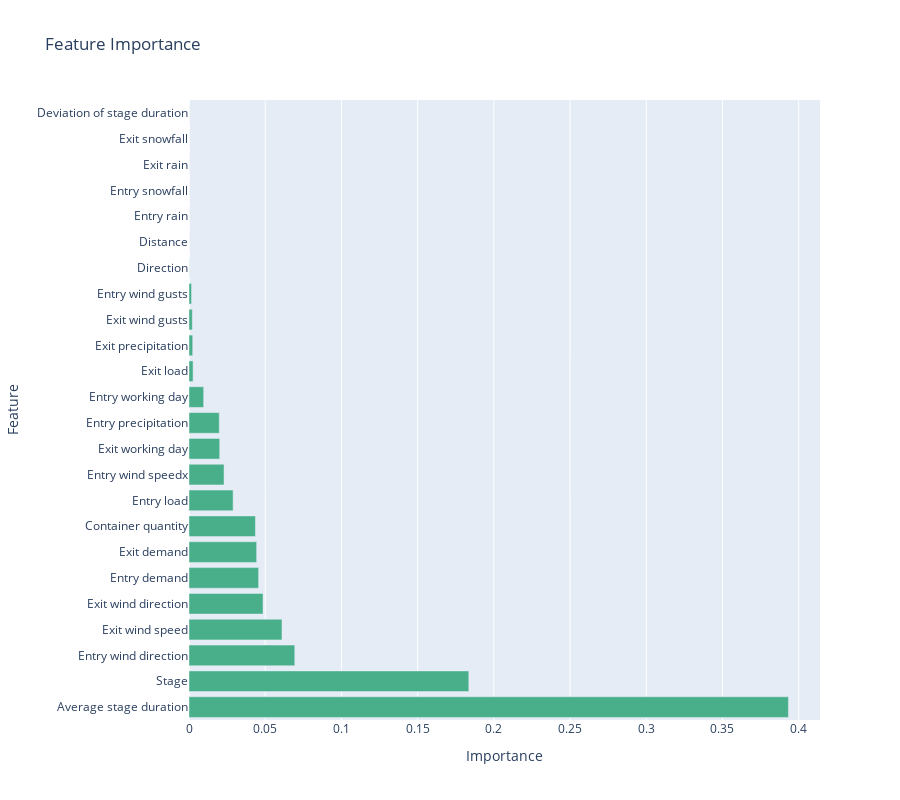

The cell this chart's notebook holds for it:
### Code cell
feature_rename = {
'Inverted':'Direction',
'PerfMean':'Average stage duration', 
'PerfStd':'Deviation of stage duration', 
'EntryLoad':'Entry load', 
'ExitLoad':'Exit load',
'EntryDemand':'Entry demand',
'ExitDemand':'Exit demand',
'Distance':'Distance',
'ContainerQuantity':'Container quantity',
'Stage':'Stage',
'Entry_Working_Day':'Entry working day',
'Exit_Working_Day':'Exit working day',
'Entry_precipitation_sum':'Entry precipitation',
'Entry_rain_sum':'Entry rain',
'Entry_snowfall_sum':'Entry snowfall',
'Entry_wind_speed_10m_max':'Entry wind speedx',
'Entry_wind_gusts_10m_max':'Entry wind gusts',
'Entry_wind_direction_10m_dominant':'Entry wind direction',
'Exit_precipitation_sum':'Exit precipitation',
'Exit_rain_sum':'Exit rain',
'Exit_snowfall_sum':'Exit snowfall',
'Exit_wind_speed_10m_max':'Exit wind speed',
'Exit_wind_gusts_10m_max':'Exit wind gusts',
'Exit_wind_direction_10m_dominant':'Exit wind direction',
}


importances = model.feature_importances_

feature_importance_df = pd.DataFrame({
    'Feature': X.columns.map(feature_rename),
    'Importance': importances
})

feature_importance_df = feature_importance_df.sort_values(by='Importance', ascending=False)
fig = go.Figure(go.Bar(
    x=feature_importance_df['Importance'],
    y=feature_importance_df['Feature'],
    orientation='h',
    marker=dict(color='#48AF8A')  # Using middle green color for bars
))

# Update layout
fig.update_layout(title='Feature Importance',
                  xaxis_title='Importance',
                  yaxis_title='Feature',
                  yaxis=dict(automargin=True),
                  height=800,
                 )
# Show plot
fig.show()

### Figure 1 — Plotly figure (JSON) as saved in the notebook; plotly's stock layout.template omitted (floating-point values rounded to 4 significant figures)
{"data": [{"marker": {"color": "#48AF8A"}, "orientation": "h", "type": "bar", "x": [0.3933, 0.1836, 0.0694, 0.06099, 0.04857, 0.04568, 0.04438, 0.04359, 0.02892, 0.02299, 0.02013, 0.01987, 0.009608, 0.002664, 0.002423, 0.002163, 0.001677, 8.47e-05, 2.457e-06, 0, 0, 0, 0, 0], "y": ["Average stage duration", "Stage", "Entry wind direction", "Exit wind speed", "Exit wind direction", "Entry demand", "Exit demand", "Container quantity", "Entry load", "Entry wind speedx", "Exit working day", "Entry precipitation", "Entry working day", "Exit load", "Exit precipitation", "Exit wind gusts", "Entry wind gusts", "Direction", "Distance", "Entry rain", "Entry snowfall", "Exit rain", "Exit snowfall", "Deviation of stage duration"]}], "layout": {"height": 800, "title": {"text": "Feature Importance"}, "xaxis": {"title": {"text": "Importance"}}, "yaxis": {"automargin": true, "title": {"text": "Feature"}}}}
